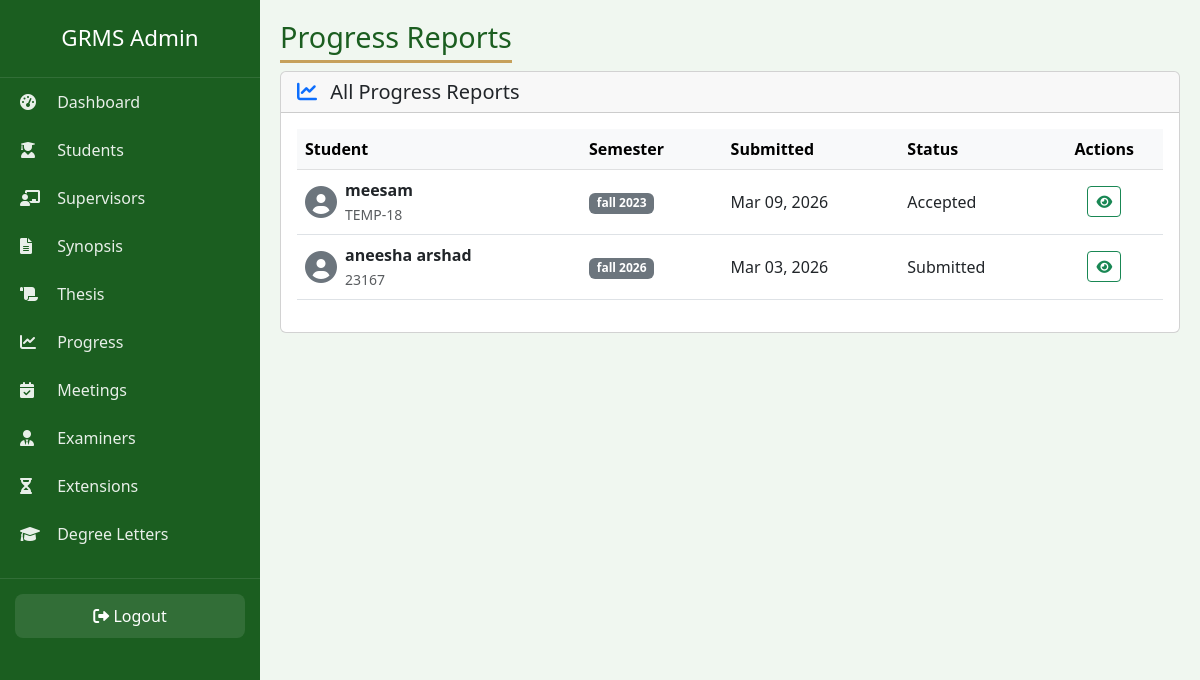
The page /admin-panel-2026-secure/progress/ (signed in) on the database its author committed.
### accounts/models.py (models this page shows, shortened)
class ProgressReport(models.Model):
    REPORT_STATUS = (
        ('Submitted', 'Submitted'),
        ('Under Review', 'Under Review'),
        ('Accepted', 'Accepted'),
        ('Needs Improvement', 'Needs Improvement'),
        ('Rejected', 'Rejected'),
    )
    student = models.ForeignKey(Student, on_delete=models.CASCADE, related_name='progress_reports')
    semester = models.CharField(max_length=20)
    file = models.FileField(upload_to='research/progress_reports/')
    status = models.CharField(max_length=20, choices=REPORT_STATUS, default='Submitted')
    supervisor_feedback = models.TextField(blank=True, null=True)
    submission_date = models.DateTimeField(auto_now_add=True)
    reviewed_by = models.ForeignKey(
        'Supervisor',
        on_delete=models.SET_NULL,
        null=True,
        blank=True,
        related_name='progress_reviews'
    )
    reviewed_at = models.DateTimeField(null=True, blank=True)

class Student(models.Model):
    ENROLLMENT_STATUS = (
        ('Active', 'Active'),
        ('Inactive', 'Inactive'),
        ('Completed', 'Completed'),
        ('Withdrawn', 'Withdrawn'),
    )
    user = models.OneToOneField(User, on_delete=models.CASCADE, related_name='student_profile')
    registration_no = models.CharField(max_length=30, unique=True)
    department = models.CharField(max_length=100)
    session = models.CharField(max_length=20)
    program = models.CharField(max_length=50)
    enrollment_status = models.CharField(max_length=20, choices=ENROLLMENT_STATUS, default='Active')
    admission_date = models.DateField(default=timezone.now)
    supervisor = models.ForeignKey('Supervisor', on_delete=models.SET_NULL, null=True, blank=True, related_name='students')

### accounts/views.py (the view)
# urls.py: path('admin-panel-2026-secure/progress/', views.admin_progress_list, name='admin_progress_list'),
@login_required
@user_passes_test(is_admin)
def admin_progress_list(request):
    reports = ProgressReport.objects.select_related('student').all().order_by('-submission_date')
    return render(request, 'admin/progress/list.html', {'reports': reports})

### accounts/views.py (called while the page is built)
def is_admin(user):
    return user.is_superuser or user.groups.filter(name='Admin').exists()

### templates/admin/progress/list.html (shortened to what this page needs)
{% extends 'admin/base.html' %}
{% load static %}
{% block page_title %}Progress Reports{% endblock %}
{% block content %}
<div class="card">
    <div class="card-header">
        <h5 class="mb-0">
            <i class="fas fa-chart-line text-primary me-2"></i>
            All Progress Reports
        </h5>
    </div>
    <div class="card-body">
        <div class="table-responsive">
            <table class="table table-hover align-middle">
                <thead class="table-light">
                    <tr>
                        <th>Student</th>
                        <th>Semester</th>
                        <th>Submitted</th>
                        <th>Status</th>
                        <th class="text-center">Actions</th>
                    </tr>
                </thead>
                <tbody>
                    {% for report in reports %}
                    <tr>
                        <td>
                            <div class="d-flex align-items-center">
                                <i class="fas fa-user-circle fa-2x text-secondary me-2"></i>
                                <div>
                                    <strong>{{ report.student.user.get_full_name }}</strong><br>
                                    <small class="text-muted">{{ report.student.registration_no }}</small>
                                </div>
                            </div>
                        </td>
                        <td><span class="badge bg-secondary">{{ report.semester }}</span></td>
                        <td>{{ report.submission_date|date:"M d, Y" }}</td>
                        <td>
                            <span class="status-badge
                                {% if report.status == 'Accepted' %}badge-approved
                                {% elif report.status == 'Submitted' %}badge-pending
                                {% else %}badge-rejected{% endif %}">
                                {{ report.status }}
                            </span>
                        </td>
                        <td class="text-center">
                            <a href="{% url 'admin_progress_detail' report.id %}" class="btn btn-outline-success btn-sm" title="View">
                                <i class="fas fa-eye"></i>
                            </a>
                        </td>
                    </tr>
                    {% endfor %}
                </tbody>
            </table>
        </div>
    </div>
</div>
{% endblock %}

### templates/admin/base.html (style rules this page uses)
* { margin:0;padding:0;box-sizing:border-box; }
body { background:#f0f7f0;font-family:'Segoe UI',sans-serif; }

### rows shown on the page
ProgressReport: student.user.get_full_name "meesam", student.registration_no "TEMP-18", semester "fall 2023", submission_date "Mar 09, 2026", status "Accepted"
ProgressReport: student.user.get_full_name "aneesha arshad", student.registration_no "23167", semester "fall 2026", submission_date "Mar 03, 2026", status "Submitted"
